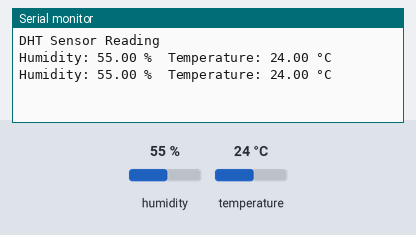
The sketch below on a simulated ESP8266 (NodeMCU). Shown: the last lines printed to the serial monitor. The inputs (shaded band) are chosen by the test bench; at power-on: humidity 55 %, temperature 24 °C.

Above: at 6.8 s.
6.9 s: humidity set to 22 %
At 9.6 s:
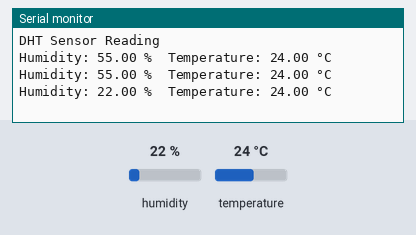
11.4 s: temperature set to 12 °C
At 12.7 s:
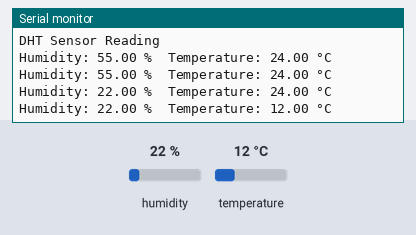
15.9 s: humidity set to 40 %
At 19.0 s:
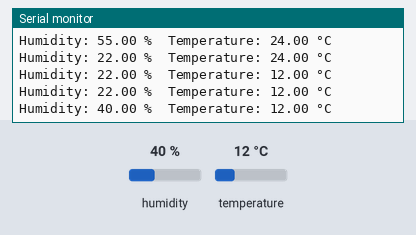
Timing chart, 0 to 20.5 s (numbered marks = the images above; inputs shaded):
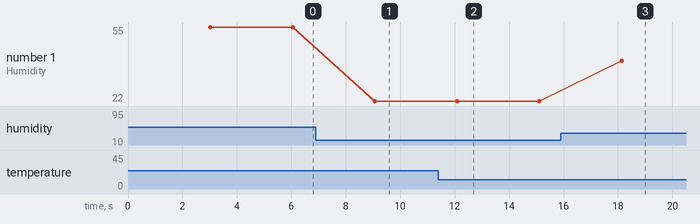

The sketch:

DTH.ino
```cpp
#include <ESP8266WiFi.h>

#include <Adafruit_Sensor.h>

#include <DHT.h>


// Define DHT sensor type and GPIO pin

#define DHTTYPE DHT11  // Change to DHT22 if using DHT22

#define DHTPIN D4          // GPIO pin connected to the DHT sensor


// Initialize DHT sensor

DHT dht(DHTPIN, DHTTYPE);


void setup() {

  // Start serial communication

  Serial.begin(115200);

  Serial.println("DHT Sensor Reading");


  // Initialize the DHT sensor

  dht.begin();

}


void loop() {

  // Wait a few seconds between measurements

  delay(3000);


  // Reading temperature or humidity takes about 250 milliseconds

  // Sensor readings may also be up to 2 seconds 'old' (its a very slow sensor)

  float humidity = dht.readHumidity();

  float temperature = dht.readTemperature(); // Temperature in Celsius

  // float temperatureF = dht.readTemperature(true); // Temperature in Fahrenheit


  // Check if any reads failed and exit early (to try again)

  if (isnan(humidity) || isnan(temperature)) {

        Serial.println("Failed to read from DHT sensor!");

        return;

  }


  // Print results to the Serial Monitor

  Serial.print("Humidity: ");

  Serial.print(humidity);

  Serial.print(" %\t");

  Serial.print("Temperature: ");

  Serial.print(temperature);

  Serial.println(" °C");

  // Serial.print(temperatureF);

  // Serial.println(" °F");

}
```

Measured:
- after the input at 6.9 s, the serial monitor: prints a new line after 2.2 s (image 1)
- after the input at 11.4 s, the serial monitor: prints a new line after 0.69 s (image 2)
- after the input at 15.9 s, the serial monitor: prints a new line after 2.2 s (image 3)
- plotted number 1: 55 → 22 after the input at 6.9 s, 22 → 40 after the input at 15.9 s
